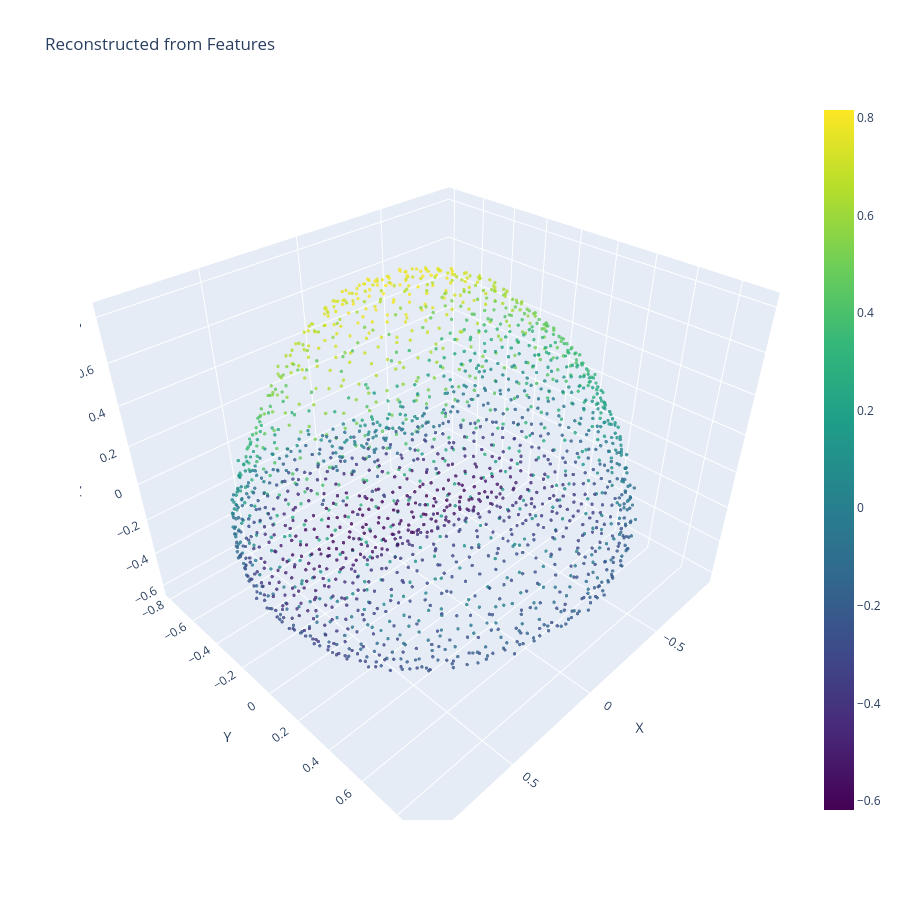

This figure's notebook cell:
### Markdown cell above
### 4.2 Reconstruction from Features
Extract features once, then decode the returned `FeatureBundle` directly. This is useful when you want to manipulate features or avoid recomputing them.

### Code cell
# Extract features once
features = inferencer.extract_features(input_pc)

# Decode directly from FeatureBundle
recon_from_features = inferencer.reconstruct_from_features(features)

print(f"Reconstruction from features: {recon_from_features.shape}")
plot_ply(recon_from_features, "Reconstructed from Features")

### Figure 1 — Plotly figure (JSON) as saved in the notebook; plotly's stock layout.template omitted (floating-point values rounded to 4 significant figures; data arrays with more than 128 entries replaced by an {"elided": "..."} marker saying what was removed)
{"data": [{"marker": {"color": {"elided": "2048 float values"}, "colorscale": [[0, "#440154"], [0.1111, "#482878"], [0.2222, "#3e4989"], [0.3333, "#31688e"], [0.4444, "#26828e"], [0.5556, "#1f9e89"], [0.6667, "#35b779"], [0.7778, "#6ece58"], [0.8889, "#b5de2b"], [1, "#fde725"]], "opacity": 0.8, "showscale": true, "size": 2}, "mode": "markers", "type": "scatter3d", "x": {"elided": "2048 float values"}, "y": {"elided": "2048 float values"}, "z": {"elided": "2048 float values"}}], "layout": {"height": 900, "scene": {"aspectmode": "data", "xaxis": {"title": {"text": "X"}}, "yaxis": {"title": {"text": "Y"}}, "zaxis": {"title": {"text": "Z"}}}, "title": {"text": "Reconstructed from Features"}, "width": 900}}
